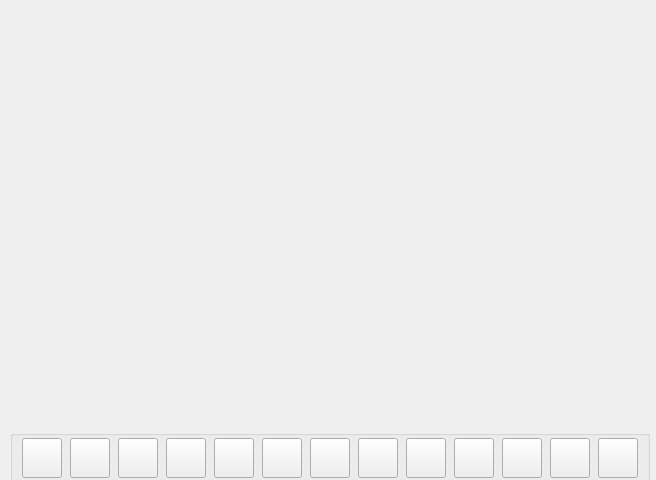
<?xml version="1.0" encoding="UTF-8"?>
<ui version="4.0">
 <class>AdvisorsWindow</class>
 <widget class="QWidget" name="AdvisorsWindow">
  <property name="geometry">
   <rect>
    <x>0</x>
    <y>0</y>
    <width>656</width>
    <height>480</height>
   </rect>
  </property>
  <property name="minimumSize">
   <size>
    <width>640</width>
    <height>480</height>
   </size>
  </property>
  <property name="windowTitle">
   <string>Tiberius</string>
  </property>
  <widget class="QGroupBox" name="groupBox">
   <property name="geometry">
    <rect>
     <x>10</x>
     <y>430</y>
     <width>640</width>
     <height>58</height>
    </rect>
   </property>
   <property name="title">
    <string/>
   </property>
   <widget class="Button" name="cLaborButton">
    <property name="geometry">
     <rect>
      <x>12</x>
      <y>8</y>
      <width>40</width>
      <height>40</height>
     </rect>
    </property>
    <property name="text">
     <string/>
    </property>
    <property name="checkable">
     <bool>true</bool>
    </property>
    <property name="autoExclusive">
     <bool>true</bool>
    </property>
   </widget>
   <widget class="Button" name="cMilitaryButton">
    <property name="geometry">
     <rect>
      <x>60</x>
      <y>8</y>
      <width>40</width>
      <height>40</height>
     </rect>
    </property>
    <property name="text">
     <string/>
    </property>
    <property name="checkable">
     <bool>true</bool>
    </property>
    <property name="autoExclusive">
     <bool>true</bool>
    </property>
   </widget>
   <widget class="Button" name="cEmperorButton">
    <property name="geometry">
     <rect>
      <x>108</x>
      <y>8</y>
      <width>40</width>
      <height>40</height>
     </rect>
    </property>
    <property name="text">
     <string/>
    </property>
    <property name="checkable">
     <bool>true</bool>
    </property>
    <property name="autoExclusive">
     <bool>true</bool>
    </property>
   </widget>
   <widget class="Button" name="cRatingsButton">
    <property name="geometry">
     <rect>
      <x>156</x>
      <y>8</y>
      <width>40</width>
      <height>40</height>
     </rect>
    </property>
    <property name="text">
     <string/>
    </property>
    <property name="checkable">
     <bool>true</bool>
    </property>
    <property name="autoExclusive">
     <bool>true</bool>
    </property>
   </widget>
   <widget class="Button" name="cTradeButton">
    <property name="geometry">
     <rect>
      <x>204</x>
      <y>8</y>
      <width>40</width>
      <height>40</height>
     </rect>
    </property>
    <property name="text">
     <string/>
    </property>
    <property name="checkable">
     <bool>true</bool>
    </property>
    <property name="autoExclusive">
     <bool>true</bool>
    </property>
   </widget>
   <widget class="Button" name="cPopulationButton">
    <property name="geometry">
     <rect>
      <x>252</x>
      <y>8</y>
      <width>40</width>
      <height>40</height>
     </rect>
    </property>
    <property name="text">
     <string/>
    </property>
    <property name="checkable">
     <bool>true</bool>
    </property>
    <property name="autoExclusive">
     <bool>true</bool>
    </property>
   </widget>
   <widget class="Button" name="cHealthButton">
    <property name="geometry">
     <rect>
      <x>300</x>
      <y>8</y>
      <width>40</width>
      <height>40</height>
     </rect>
    </property>
    <property name="text">
     <string/>
    </property>
    <property name="checkable">
     <bool>true</bool>
    </property>
    <property name="autoExclusive">
     <bool>true</bool>
    </property>
   </widget>
   <widget class="Button" name="cEducationButton">
    <property name="geometry">
     <rect>
      <x>348</x>
      <y>8</y>
      <width>40</width>
      <height>40</height>
     </rect>
    </property>
    <property name="text">
     <string/>
    </property>
    <property name="checkable">
     <bool>true</bool>
    </property>
    <property name="autoExclusive">
     <bool>true</bool>
    </property>
   </widget>
   <widget class="Button" name="cEntertainmentButton">
    <property name="geometry">
     <rect>
      <x>396</x>
      <y>8</y>
      <width>40</width>
      <height>40</height>
     </rect>
    </property>
    <property name="text">
     <string/>
    </property>
    <property name="checkable">
     <bool>true</bool>
    </property>
    <property name="autoExclusive">
     <bool>true</bool>
    </property>
   </widget>
   <widget class="Button" name="cReligionButton">
    <property name="geometry">
     <rect>
      <x>444</x>
      <y>8</y>
      <width>40</width>
      <height>40</height>
     </rect>
    </property>
    <property name="text">
     <string/>
    </property>
    <property name="checkable">
     <bool>true</bool>
    </property>
    <property name="autoExclusive">
     <bool>true</bool>
    </property>
   </widget>
   <widget class="Button" name="cGovernmentButton">
    <property name="geometry">
     <rect>
      <x>492</x>
      <y>8</y>
      <width>40</width>
      <height>40</height>
     </rect>
    </property>
    <property name="text">
     <string/>
    </property>
    <property name="checkable">
     <bool>true</bool>
    </property>
    <property name="autoExclusive">
     <bool>true</bool>
    </property>
   </widget>
   <widget class="Button" name="cChiefButton">
    <property name="geometry">
     <rect>
      <x>540</x>
      <y>8</y>
      <width>40</width>
      <height>40</height>
     </rect>
    </property>
    <property name="text">
     <string/>
    </property>
    <property name="checkable">
     <bool>true</bool>
    </property>
    <property name="autoExclusive">
     <bool>true</bool>
    </property>
   </widget>
   <widget class="Button" name="cReturnButton">
    <property name="geometry">
     <rect>
      <x>588</x>
      <y>8</y>
      <width>40</width>
      <height>40</height>
     </rect>
    </property>
    <property name="text">
     <string/>
    </property>
   </widget>
  </widget>
  <widget class="QLabel" name="cButtonBorder">
   <property name="geometry">
    <rect>
     <x>10</x>
     <y>430</y>
     <width>640</width>
     <height>58</height>
    </rect>
   </property>
   <property name="text">
    <string/>
   </property>
  </widget>
  <widget class="QLabel" name="cBackground">
   <property name="geometry">
    <rect>
     <x>0</x>
     <y>0</y>
     <width>1024</width>
     <height>768</height>
    </rect>
   </property>
   <property name="text">
    <string/>
   </property>
  </widget>
  <zorder>cBackground</zorder>
  <zorder>cButtonBorder</zorder>
  <zorder>groupBox</zorder>
 </widget>
 <customwidgets>
  <customwidget>
   <class>Button</class>
   <extends>QPushButton</extends>
   <header>widget/button.h</header>
  </customwidget>
 </customwidgets>
 <resources/>
 <connections/>
</ui>
